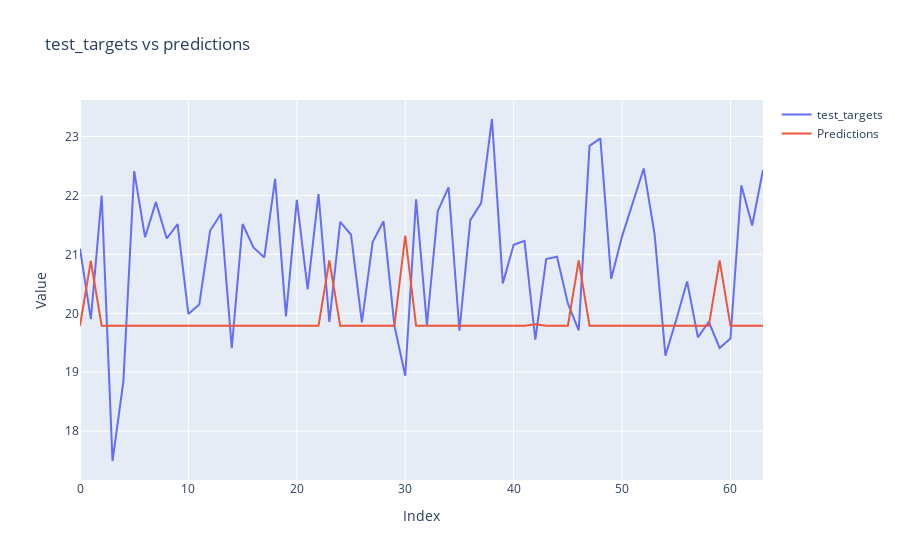

Notebook source saved alongside this figure:
### Code cell
import plotly.graph_objects as go

def plt_pred(test_targets, predictions):
    fig = go.Figure()
    fig.add_trace(go.Scatter(y=test_targets, mode='lines', name='test_targets'))
    fig.add_trace(go.Scatter(y=predictions, mode='lines', name='Predictions'))
    fig.update_layout(title='test_targets vs predictions', xaxis_title='Index', yaxis_title='Value')
    fig.show()

plt_pred(train_targets.view(-1).tolist(), predictions.view(-1).tolist())

### Figure 1 — Plotly figure (JSON) as saved in the notebook; plotly's stock layout.template omitted (floating-point values rounded to 4 significant figures)
{"data": [{"mode": "lines", "name": "test_targets", "type": "scatter", "y": [21.1, 19.9, 22.0, 17.49, 18.84, 22.41, 21.29, 21.89, 21.27, 21.51, 19.99, 20.15, 21.4, 21.69, 19.41, 21.52, 21.12, 20.95, 22.28, 19.95, 21.93, 20.41, 22.02, 19.86, 21.55, 21.33, 19.85, 21.22, 21.56, 19.79, 18.94, 21.93, 19.8, 21.73, 22.14, 19.7, 21.58, 21.87, 23.3, 20.51, 21.16, 21.23, 19.55, 20.92, 20.96, 20.17, 19.71, 22.84, 22.97, 20.59, 21.31, 21.9, 22.46, 21.34, 19.28, 19.89, 20.54, 19.59, 19.86, 19.41, 19.57, 22.17, 21.49, 22.43]}, {"mode": "lines", "name": "Predictions", "type": "scatter", "y": [19.79, 20.89, 19.79, 19.79, 19.79, 19.79, 19.79, 19.79, 19.79, 19.79, 19.79, 19.79, 19.79, 19.79, 19.79, 19.79, 19.79, 19.79, 19.79, 19.79, 19.79, 19.79, 19.79, 20.9, 19.79, 19.79, 19.79, 19.79, 19.79, 19.79, 21.32, 19.79, 19.79, 19.79, 19.79, 19.79, 19.79, 19.79, 19.79, 19.79, 19.79, 19.79, 19.81, 19.79, 19.79, 19.79, 20.9, 19.79, 19.79, 19.79, 19.79, 19.79, 19.79, 19.79, 19.79, 19.79, 19.79, 19.79, 19.79, 20.9, 19.79, 19.79, 19.79, 19.79]}], "layout": {"title": {"text": "test_targets vs predictions"}, "xaxis": {"title": {"text": "Index"}}, "yaxis": {"title": {"text": "Value"}}}}
